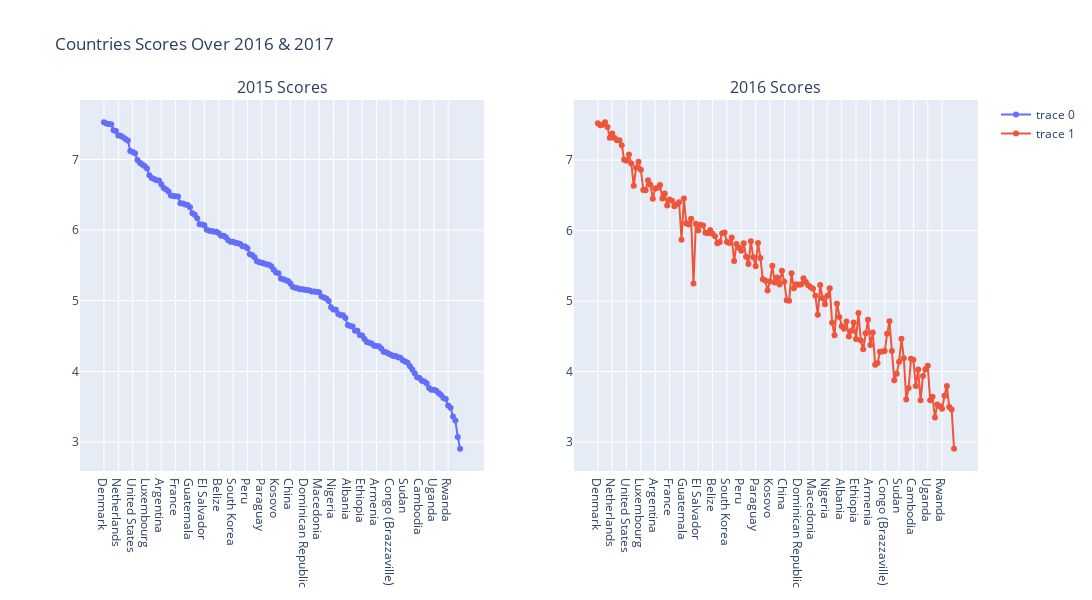

This figure's notebook cell:
### Code cell
# visualize the countries score in 2015 & 2016
fig = make_subplots(rows=1, cols=2, subplot_titles=("2015 Scores", "2016 Scores"))

fig.add_trace(
    go.Scatter(x=df_2016_2017["Country"], y=df_2016_2017["Happiness Score 2016"], mode='markers+lines'),
    row=1, col=1
)

fig.add_trace(
    go.Scatter(x=df_2016_2017["Country"], y=df_2016_2017["Happiness Score 2017"], mode='markers+lines'),
    row=1, col=2
)
fig.update_layout(height=600, width=1500, title_text="Countries Scores Over 2016 & 2017")
fig.show()

### Figure 1 — Plotly figure (JSON) as saved in the notebook; plotly's stock layout.template omitted (floating-point values rounded to 4 significant figures; data arrays with more than 128 entries replaced by an {"elided": "..."} marker saying what was removed)
{"data": [{"mode": "markers+lines", "type": "scatter", "x": {"elided": "150 str values"}, "xaxis": "x", "y": {"elided": "150 float values"}, "yaxis": "y"}, {"mode": "markers+lines", "type": "scatter", "x": {"elided": "150 str values"}, "xaxis": "x2", "y": {"elided": "150 float values"}, "yaxis": "y2"}], "layout": {"annotations": [{"font": {"size": 16}, "showarrow": false, "text": "2015 Scores", "x": 0.225, "xanchor": "center", "xref": "paper", "y": 1, "yanchor": "bottom", "yref": "paper"}, {"font": {"size": 16}, "showarrow": false, "text": "2016 Scores", "x": 0.775, "xanchor": "center", "xref": "paper", "y": 1, "yanchor": "bottom", "yref": "paper"}], "height": 600, "title": {"text": "Countries Scores Over 2016 & 2017"}, "width": 1500, "xaxis": {"anchor": "y", "domain": [0, 0.45]}, "xaxis2": {"anchor": "y2", "domain": [0.55, 1]}, "yaxis": {"anchor": "x", "domain": [0, 1]}, "yaxis2": {"anchor": "x2", "domain": [0, 1]}}}
